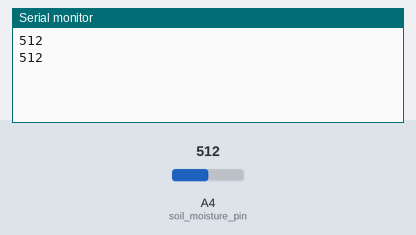
A sketch run on a simulated Arduino Uno, built with avr-gcc and run on an emulated ATmega328P. On the bench: the last lines printed to the serial monitor. The inputs (shaded band) are chosen by the test bench; at power-on: A4 (soil_moisture_pin) = 512.

Above: at 4.8 s.
4.9 s: A4 (soil_moisture_pin) set to 716
At 9.1 s:
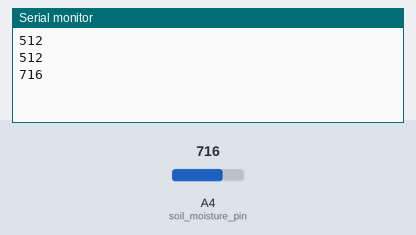
9.9 s: A4 (soil_moisture_pin) set to 900
At 13.4 s:
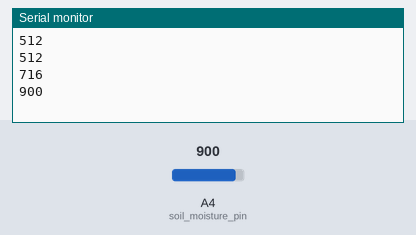
Timing chart, 0 to 14.9 s (numbered marks = the images above; inputs shaded):
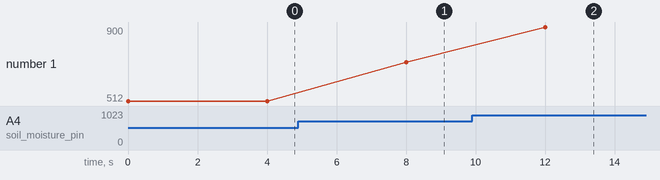

The sketch:

soilmoisturedetector.ino
```cpp
#define soil_moisture_pin 4
void setup() {
  // put your setup code here, to run once:
  Serial.begin(9600);
}

void loop() {
  // put your main code here, to run repeatedly:
  Serial.println(analogRead(soil_moisture_pin));
  delay(4000);
}
```

Measured:
- after the input at 4.9 s, the serial monitor: prints a new line after 3.1 s (image 1)
- after the input at 9.9 s, the serial monitor: prints a new line after 2.1 s (image 2)
- plotted number 1: 512 → 716 after the input at 4.9 s, 716 → 900 after the input at 9.9 s
